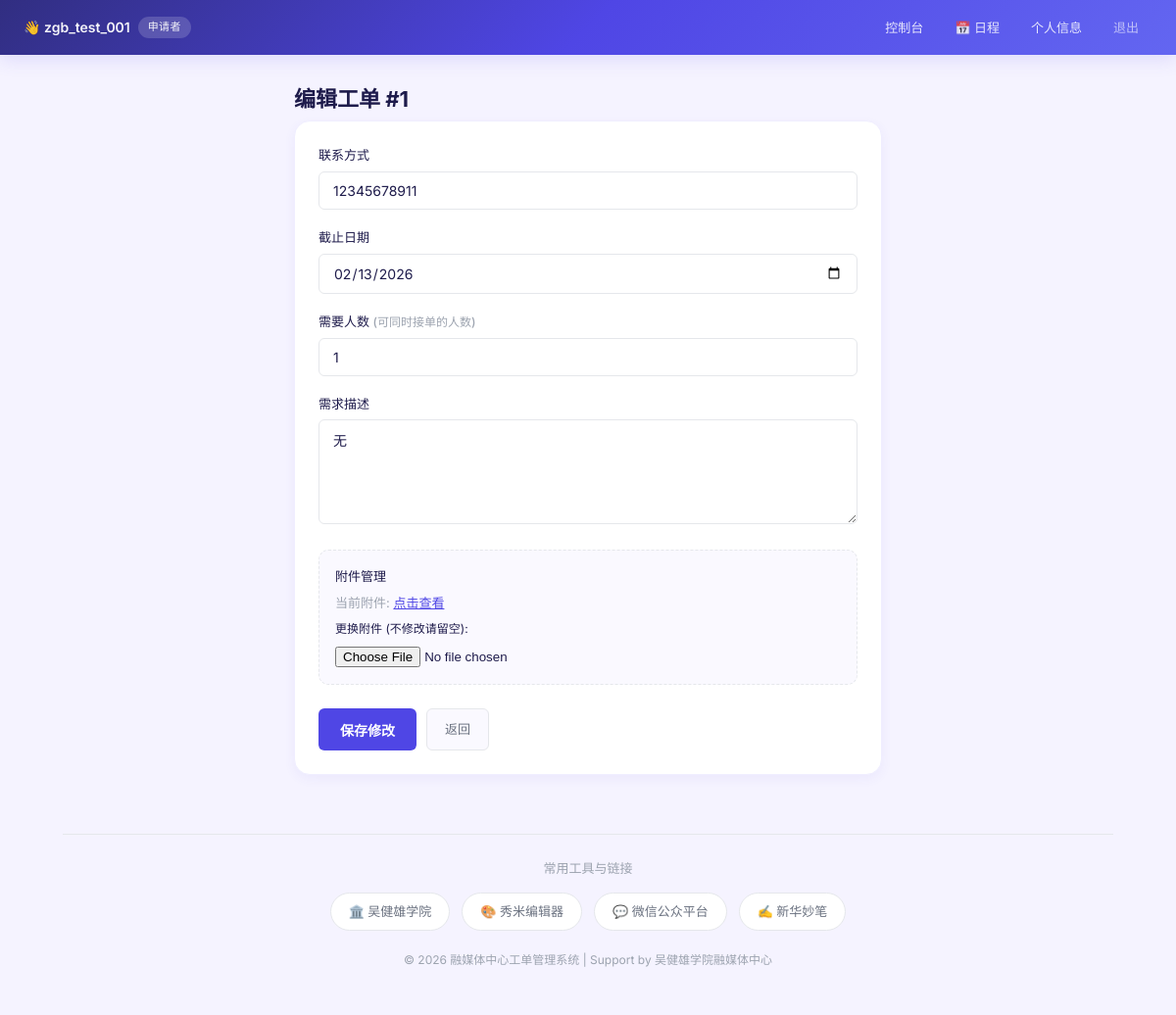
Screenshot of /edit_order/1 (signed in) with the database file from the repository.
### tables this page shows
CREATE TABLE work_orders (
    id INTEGER PRIMARY KEY AUTOINCREMENT,
    applicant_id INTEGER NOT NULL,
    category_id INTEGER NOT NULL,
    department_id INTEGER,     -- 记录发起部门，用于管理员视野分层
    contact TEXT NOT NULL,     -- 联系方式
    deadline DATE NOT NULL,    -- 截止日期
    requirements TEXT NOT NULL, -- 需求描述
    attachment_path TEXT,      -- 附件文件名
    status TEXT DEFAULT 'pending' CHECK(status IN ('pending', 'accepted', 'completed', 'rejected')),
    created_at TIMESTAMP DEFAULT CURRENT_TIMESTAMP,
    rating INTEGER,            -- 满意度评价 (1-5)
    comment TEXT, max_acceptors INTEGER DEFAULT 1,              -- 评价内容
    FOREIGN KEY (applicant_id) REFERENCES users (id) ON DELETE CASCADE,
    FOREIGN KEY (category_id) REFERENCES categories (id),
    FOREIGN KEY (department_id) REFERENCES departments (id) ON DELETE SET NULL
);

### app/routes/order_routes.py (the view, shortened to what this page needs)
def edit_order(order_id):
    if session.get('role') != 'applicant': return redirect(url_for('login'))
    order = OrderService.get_order_by_id(order_id)
    if not order:
        flash('工单不存在')
        return redirect(url_for('applicant_dashboard'))
    return render_template('edit_order.html', order=order)

### app/db.py (called while the page is built)
def get_db():
    if 'db' not in g:
        g.db = sqlite3.connect(current_app.config['DATABASE'])
        g.db.row_factory = sqlite3.Row
        g.db.execute("PRAGMA foreign_keys = ON")
    return g.db

### app/services/order_service.py (called while the page is built)
    @staticmethod
    def get_order_by_id(order_id):
        db = get_db()
        return db.execute('SELECT * FROM work_orders WHERE id = ?', (order_id,)).fetchone()

### app/templates/edit_order.html (shortened to what this page needs)
{% extends "layout.html" %}
{% block content %}
<div style="max-width: 600px; margin: 0 auto;">
    <h2>
        {% if order.status == 'rejected' %}
        ✏️ 修改并重新提交工单
        {% else %}
        编辑工单 #{{ order.id }}
        {% endif %}
    </h2>
    <div class="card">
        <form action="{{ url_for('edit_order', order_id=order.id) }}" method="post" enctype="multipart/form-data">
            <div class="form-group">
                <label>联系方式</label>
                <input type="text" name="contact" value="{{ order.contact }}" required>
            </div>
            <div class="form-group">
                <label>截止日期</label>
                <input type="date" name="deadline" value="{{ order.deadline }}" required>
            </div>
            <div class="form-group">
                <label>需要人数 <span class="text-muted text-xs">(可同时接单的人数)</span></label>
                <input type="number" name="max_acceptors" value="{{ order.max_acceptors|default(1) }}" min="1" max="10">
            </div>
            <div class="form-group">
                <label>需求描述</label>
                <textarea name="requirements" rows="5" required>{{ order.requirements }}</textarea>
            </div>
            <div class="form-group" style="padding: 16px; background: var(--bg-section); border-radius: var(--radius-md); border: 1px dashed var(--border-light);">
                <label>附件管理</label>
                <p class="text-sm text-muted" style="margin: 6px 0;">
                    当前附件:
                    {% if order.attachment_path %}
                    <a href="{{ url_for('static', filename='uploads/' + order.attachment_path) }}" target="_blank" class="text-primary">点击查看</a>
                    {% else %}
                    无
                    {% endif %}
                </p>
                <label class="text-xs" style="font-weight: 400;">更换附件 (不修改请留空):</label>
                <input type="file" name="attachment" id="new_file">
            </div>
            <div style="display: flex; gap: 10px; margin-top: 24px;">
                {% if order.status == 'rejected' %}
                <button type="submit" style="background: var(--accent-amber);">重新提交</button>
                {% else %}
                <button type="submit">保存修改</button>
                {% endif %}
                <a href="{{ url_for('applicant_dashboard') }}" class="btn-ghost" style="padding: 10px 18px; text-decoration: none; display: inline-flex; align-items: center;">返回</a>
            </div>
        </form>
    </div>
</div>
{% endblock %}

### app/templates/layout.html (style rules this page uses)
:root { --primary: #4f46e5; --primary-light: #6366f1; --primary-dark: #4338ca; --primary-bg: rgba(79, 70, 229, 0.06); --accent-green: #10b981; --accent-green-bg: rgba(16, 185, 129, 0.08); --accent-amber: #f59e0b; --accent-amber-bg: rgba(245, 158, 11, 0.08); --accent-red: #ef4444; --accent-red-bg: rgba(239, 68, 68, 0.06); --accent-sky: #0ea5e9; --accent-sky-bg: rgba(14, 165, 233, 0.06); --text-primary: #1e1b4b; --text-secondary: #6b7280; --text-muted: #9ca3af; --bg-body: #f5f3ff; --bg-card: #ffffff; --bg-section: #faf9ff; --border-light: #e5e7eb; --border-subtle: #f0eeff; --shadow-sm: 0 1px 2px rgba(0,0,0,0.04); --shadow-md: 0 4px 12px rgba(79,70,229,0.06); --shadow-lg: 0 8px 30px rgba(79,70,229,0.08); --radius-sm: 6px; --radius-md: 10px; --radius-lg: 16px; --radius-full: 9999px; --transition: all 0.2s cubic-bezier(0.4, 0, 0.2, 1); }
* { box-sizing: border-box; }
body { font-family: 'Inter', -apple-system, BlinkMacSystemFont, 'Segoe UI', sans-serif; margin: 0; background: var(--bg-body); color: var(--text-primary); line-height: 1.6; -webkit-font-smoothing: antialiased; }
h2 { color: var(--text-primary); font-size: 22px; font-weight: 700; margin: 0 0 4px; border: none; padding: 0; }
.card { background: var(--bg-card); border-radius: var(--radius-lg); padding: 24px; box-shadow: var(--shadow-md); border: 1px solid var(--border-subtle); margin-bottom: 24px; }
.form-group { margin-bottom: 18px; }
label { display: block; margin-bottom: 6px; font-weight: 500; font-size: 13px; color: var(--text-primary); }
input[type="text"], input[type="password"], input[type="date"], input[type="number"], select, textarea { width: 100%; padding: 10px 14px; border: 1.5px solid var(--border-light); border-radius: var(--radius-sm); box-sizing: border-box; font-size: 14px; font-family: inherit; color: var(--text-primary); background: var(--bg-card); transition: var(--transition); }
button, .btn-primary, .btn-danger { display: inline-flex; align-items: center; justify-content: center; gap: 6px; font-family: inherit; font-weight: 600; border: none; border-radius: var(--radius-sm); cursor: pointer; transition: var(--transition); text-decoration: none; white-space: nowrap; }
button { background: var(--primary); color: white; padding: 10px 22px; font-size: 14px; }
.btn-ghost { display: inline-flex; align-items: center; justify-content: center; background: var(--bg-section); color: var(--text-secondary); padding: 6px 14px; font-size: 13px; border: 1px solid var(--border-light); border-radius: var(--radius-sm); font-weight: 500; cursor: pointer; transition: var(--transition); text-decoration: none; }
.text-muted { color: var(--text-muted); }
.text-primary { color: var(--primary); }
.text-sm { font-size: 13px; }
.text-xs { font-size: 12px; }

### rows the page displays
work_orders: id "1", contact "12345678911", deadline "02/13/2026", max_acceptors "1", requirements "无"

### other values shown
{{ session.username }} "zgb_test_001"
